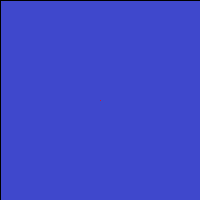
Frame 1 (no input)
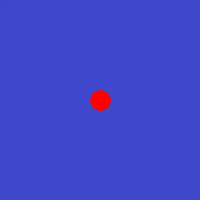
Frame 60 (the mouse pressed at the canvas centre just before this capture)
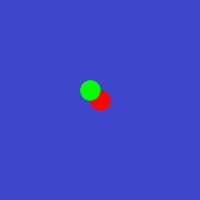
Frame 120 (the mouse held since frame 60 and released just before this capture)

The Processing sketch that drew these frames (run headless with seeded random() and noise(); from frame 60 on, the mouse is pressed at the canvas centre):

// Processing sketch: mosca
// ── mosca.pde
//EDUARDOCHARLONE
//2020
void setup()
{size(200,200);
background(#3f48cc);
}
void draw(){
 fill(#3f48cc,50);
 rect(0,0,200,200);
 stroke(255,0,0);
 point(100,100);
  stroke(0,255,0);
  strokeWeight(20);
  
  point(mouseX-10,mouseY-10);
noStroke();

}
